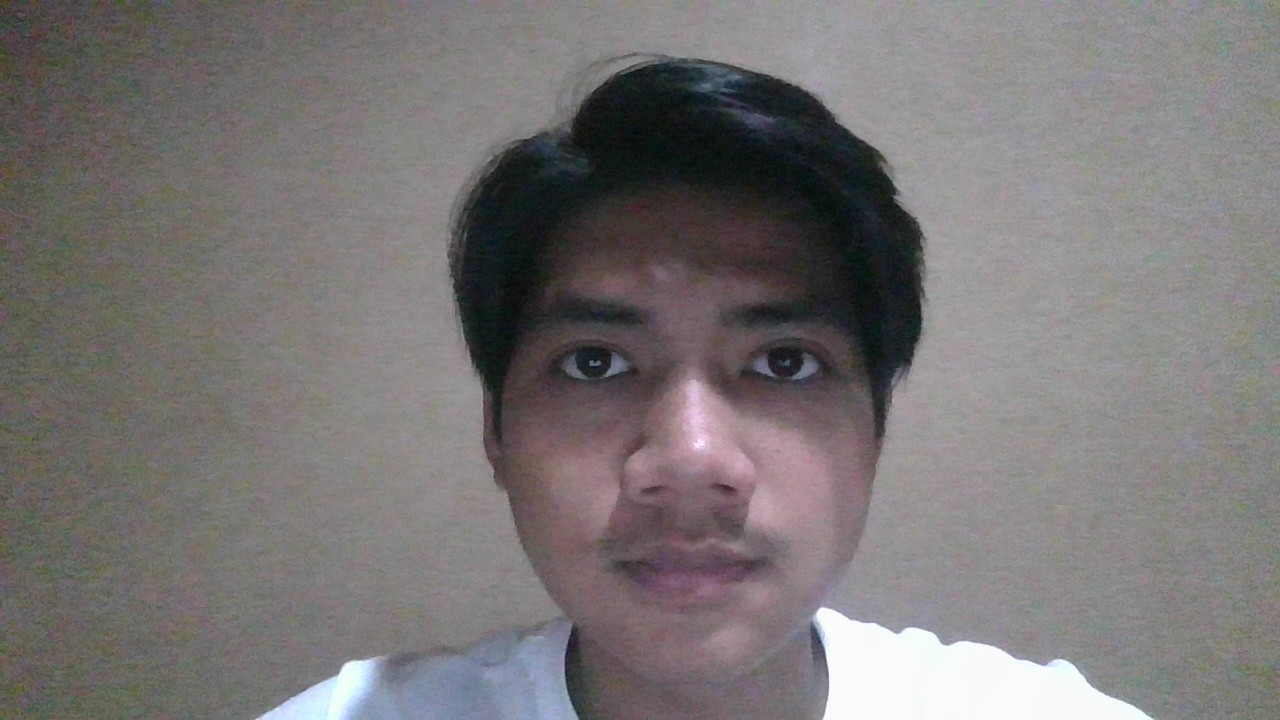
#> input picture known_faces/arthur/arthur.jpg, 1280 x 720 px; its folder holds only this picture in this run
$ python -i recognition_engine.py   (imports and definitions only)
#> lines starting #> are read from the running program, lines starting #| are printed output that depends on the picture
#> in _load_and_preprocess, img is the input picture: shape (720, 1280, 3); mean B, G, R 116.8, 116.7, 120.5
"""
Engine Face Recognition menggunakan DeepFace (model ArcFace).
Preprocessing gambar, augmentasi saat registrasi, dan detektor RetinaFace untuk akurasi lebih baik.
"""
import os
import numpy as np
from typing import List, Optional, Tuple, Union
from deepface import DeepFace
import cv2
import config
import face_db


def _preprocess_image(img: np.ndarray) -> np.ndarray:
    """
    Normalisasi pencahayaan untuk meningkatkan konsistensi embedding.
    CLAHE pada channel L (Lab) mengurangi dampak pencahayaan berbeda.
    """
    if not getattr(config, "PREPROCESS_INPUT", True):
        return img
    try:
        # Pastikan BGR 3-channel uint8 (hindari error merge pada gambar grayscale/16-bit)
        if img.ndim == 2:
            img = cv2.cvtColor(img, cv2.COLOR_GRAY2BGR)
        elif img.shape[2] == 4:
            img = cv2.cvtColor(img, cv2.COLOR_BGRA2BGR)
        if img.dtype != np.uint8:
            img = np.clip(img, 0, 255).astype(np.uint8)
        lab = cv2.cvtColor(img, cv2.COLOR_BGR2LAB)
#> lab: shape (720, 1280, 3); mean of channels 0, 1, 2 124.8, 129.6, 128.6
        l, a, b = cv2.split(lab)
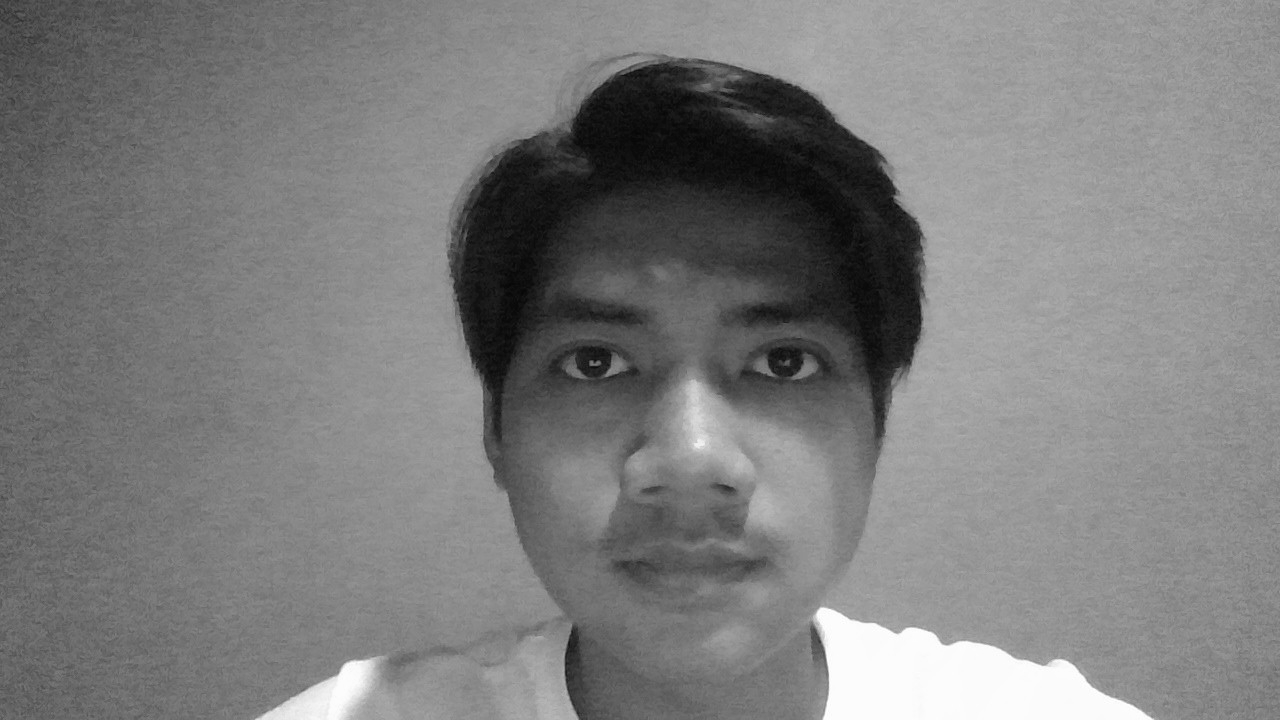
#> l: shape (720, 1280); min 5, max 255, mean 124.8
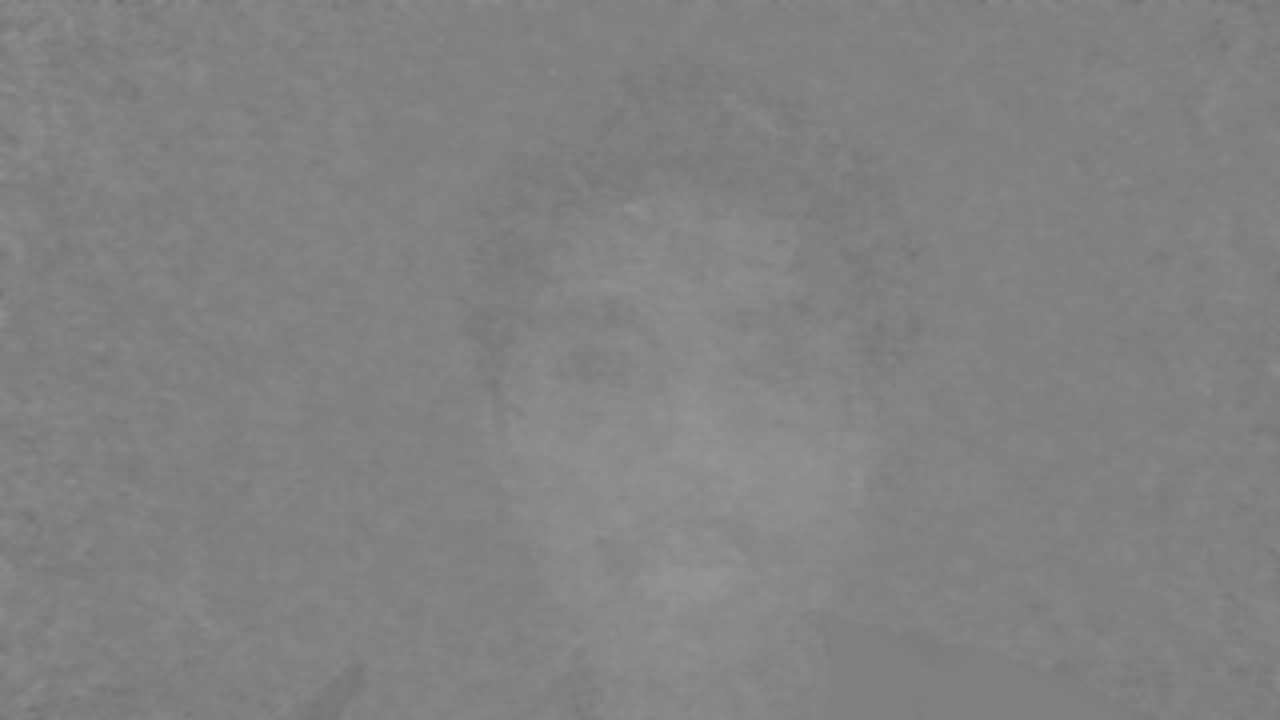
#> a: shape (720, 1280); min 110, max 149, mean 129.6
        clahe = cv2.createCLAHE(clipLimit=2.0, tileGridSize=(8, 8))
        l = clahe.apply(l)
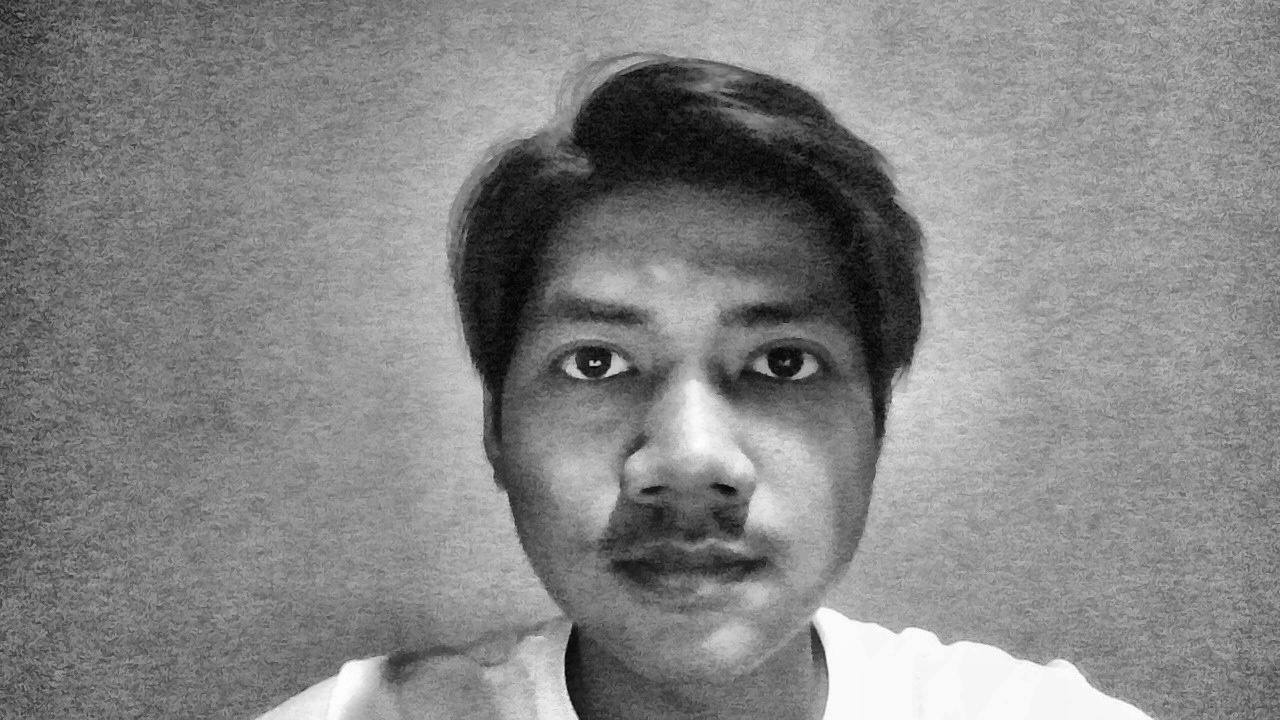
#> l: shape (720, 1280); min 3, max 255, mean 133.1
        # Pastikan L sama dtype dan shape dengan a, b (hindari error merge di OpenCV)
        l = np.asarray(l, dtype=a.dtype)
        if l.shape != a.shape:
            l = cv2.resize(l, (a.shape[1], a.shape[0]))
        lab = cv2.merge([l, a, b])
#> lab: shape (720, 1280, 3); mean of channels 0, 1, 2 133.1, 129.6, 128.6
        return cv2.cvtColor(lab, cv2.COLOR_LAB2BGR)
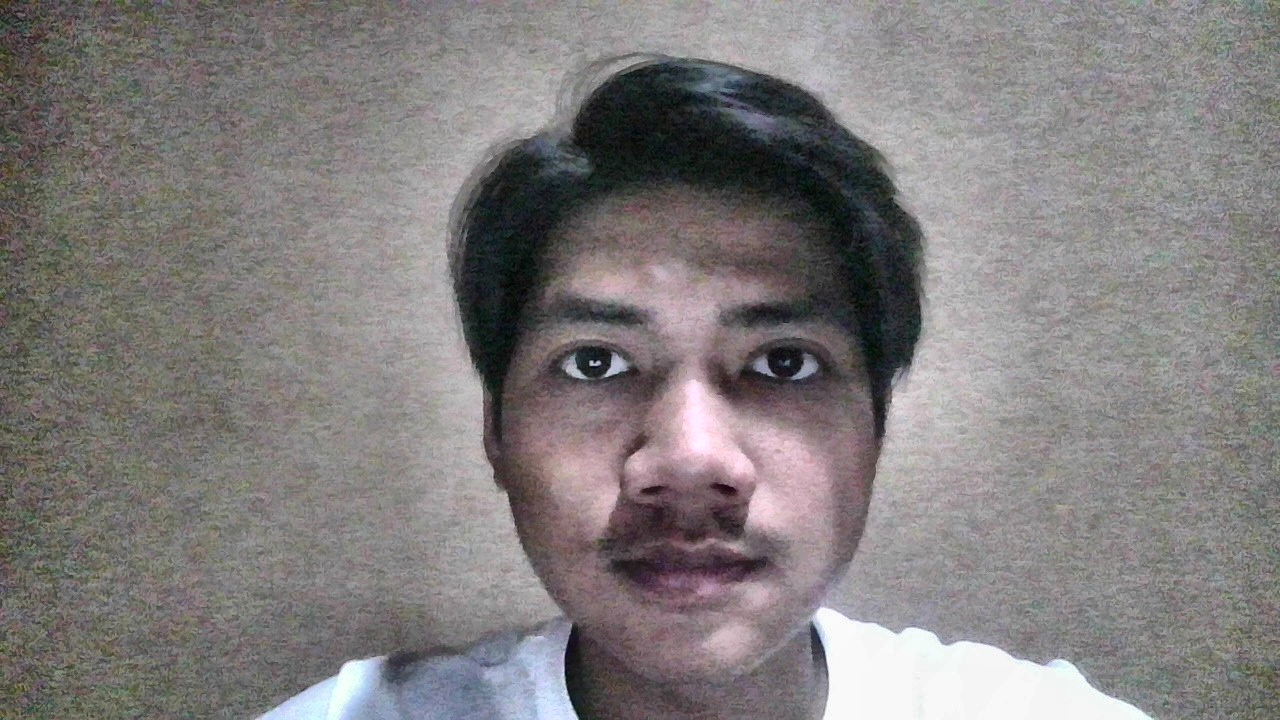
#> returned value: shape (720, 1280, 3); mean B, G, R 125, 125, 128.9
    except Exception:
        return img


def _load_and_preprocess(image_input: Union[str, np.ndarray]) -> np.ndarray:
    """Load gambar (dari path atau array), preprocess, return BGR array."""
    if isinstance(image_input, np.ndarray):
        img = image_input.copy()
    else:
        img = cv2.imread(image_input)
        if img is None:
            raise ValueError(f"Cannot read image: {image_input}")
    # Normalisasi ke BGR uint8 3-channel sebelum preprocessing (hindari error CLAHE/merge)
    if img.ndim == 2:
        img = cv2.cvtColor(img, cv2.COLOR_GRAY2BGR)
    elif img.shape[2] == 4:
        img = cv2.cvtColor(img, cv2.COLOR_BGRA2BGR)
    if img.dtype != np.uint8:
        img = np.clip(img.astype(np.float64), 0, 255).astype(np.uint8)
    return _preprocess_image(img)


# [182 lines left out: functions _represent, _augment_image, register_face, register_face_from_folder, recognize, verify_two_faces and 1 more, not called in this run]

>>> result = _load_and_preprocess('known_faces/arthur/arthur.jpg')
